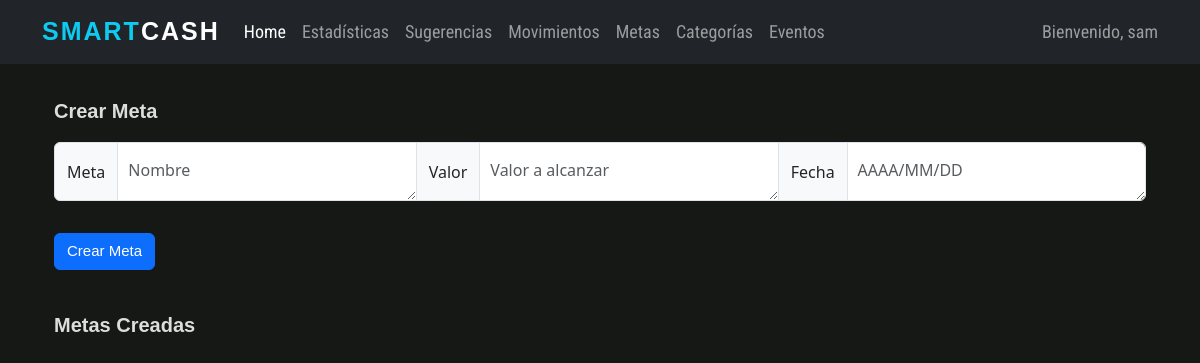
The app's page /goals/ (signed in), older data.
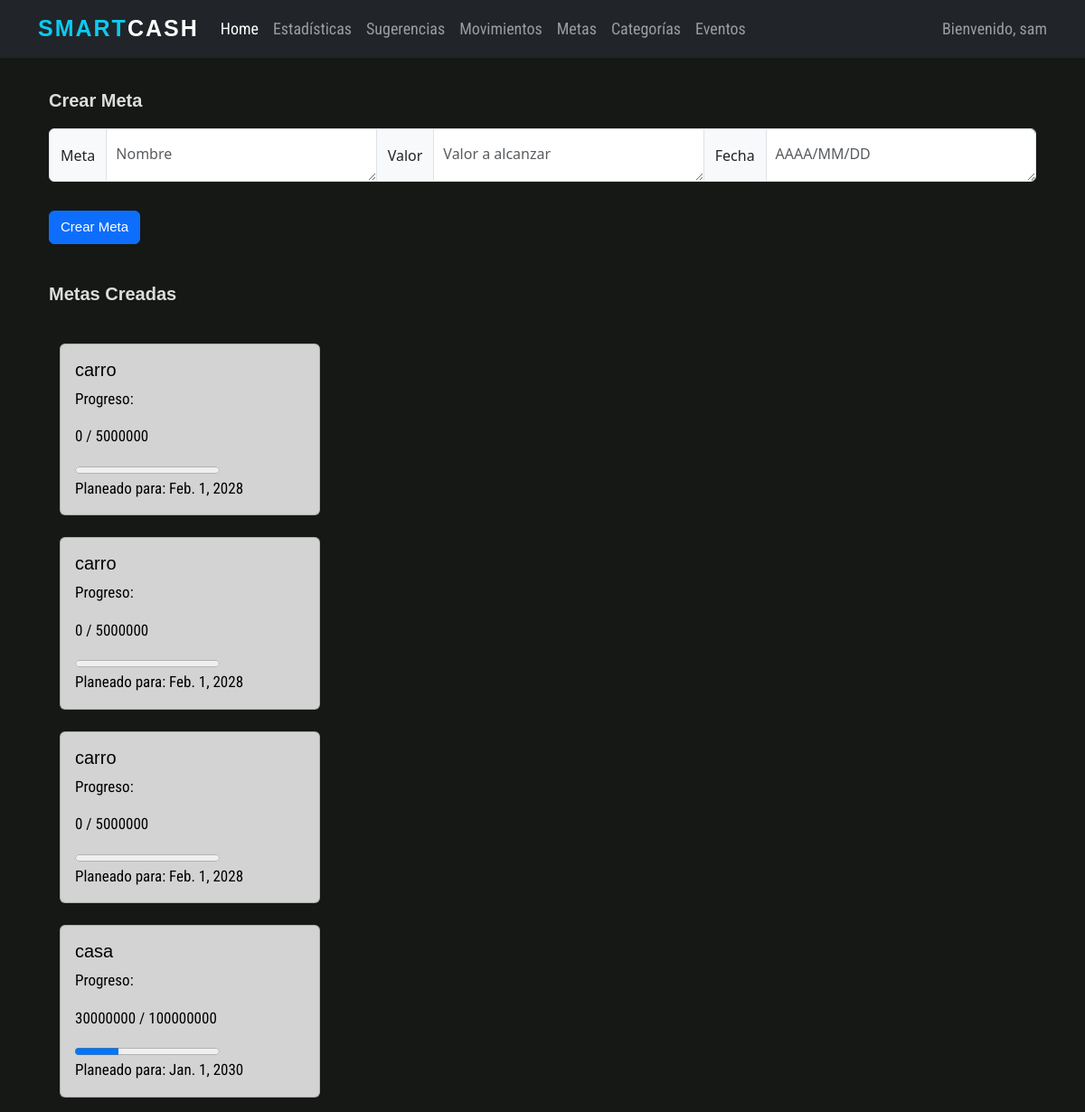
The same page, newer data.
### wallet/models.py (models this page shows)
class Meta(models.Model):
    usuario = models.ForeignKey(User, on_delete=models.CASCADE)
    nombre = models.CharField(max_length=100)
    fecha = models.DateField()
    cantidad_meta = models.IntegerField()
    cantidad_actual = models.IntegerField()
    def __str__(self):
        return f'{self.usuario.__str__()} - {self.nombre}'

### wallet/views.py (the view)
# urls.py: path('goals/', wallet_views.goals, name='goals'),
def goals(request):
    connection.current_user = request.user
    goal_name = request.GET.get('goal_name')
    goal_value = request.GET.get('goal_value')
    goal_date = request.GET.get('goal_date')
    if goal_date and goal_name and goal_value:
        connection.create_goal(goal_name, goal_value, goal_date, request.user)
        connection.create_category(goal_name, request.user)
    user_goals = connection.search_user_goals(request.user)
    print(user_goals)
    return render(request, 'registration/goals.html',
                  {'goal_name': goal_name, 'goal_value': goal_value, 'goal_date': goal_date, 'user_goals': user_goals})

### wallet/connection.py (called while the page is built)
def search_user_goals(user):
    goals = Meta.objects.all().filter(usuario=user)
    return goals

### wallet/templates/registration/goals.html (shortened to what this page needs)
{% extends 'base.html' %}
{% load static %}
    {% block content %}
<form action="">
    <br><br><br><br>
    <div class="container">
        <p id="movimientos">Crear Meta</p>
        <div class="input-group mb-3">
            <span class="input-group-text mb-3">Meta</span>
            <textarea class="form-control mb-3" aria-label="With textarea" placeholder="Nombre"
                      name="goal_name"></textarea>
            <span class="input-group-text mb-3">Valor</span>
            <textarea class="form-control mb-3" aria-label="With textarea"
                      placeholder="Valor a alcanzar" name="goal_value"></textarea>
            <span class="input-group-text mb-3">Fecha</span>
            <textarea class="form-control mb-3" aria-label="With textarea" placeholder="AAAA/MM/DD"
                      name="goal_date"></textarea>
        </div>
        <button type="submit" class="btn btn-primary mb-3"> Crear Meta</button>
    <br>
    <br>
</form>
<p id="movimientos">Metas Creadas</p>
{% for goal in user_goals %}
<div class="container">
    <br>
            <div class="card" style="width: 18rem;">
                <div id="metas" class="card-body">
                    <h5 class="card-title">
                        {{ goal.nombre }}
                    </h5>
                    <p class="card-text">Progreso: </p>
                    <p class="card-text">{{ goal.cantidad_actual }} / {{ goal.cantidad_meta }}</p>
                    <progress id="file" value="{{ goal.cantidad_actual }}" max="{{ goal.cantidad_meta }}"></progress>
                    <p class="card-text">Planeado para: {{ goal.fecha }}</p>
                </div>
            </div>
    </div>
{% endfor %}
{% endblock content %}

Row changes from the older to the newer data that the page shows:
added Meta: nombre "carro", cantidad_actual "0", cantidad_meta "5000000", fecha "Feb. 1, 2028"
added Meta: nombre "carro", cantidad_actual "0", cantidad_meta "5000000", fecha "Feb. 1, 2028"
added Meta: nombre "carro", cantidad_actual "0", cantidad_meta "5000000", fecha "Feb. 1, 2028"
added Meta: nombre "casa", cantidad_actual "30000000", cantidad_meta "100000000", fecha "Jan. 1, 2030"
